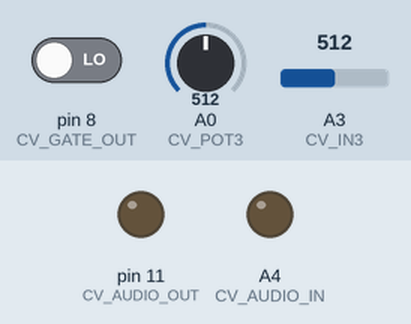
Bench run of a sketch on a simulated Arduino Uno, built with avr-gcc and run on an emulated ATmega328P. On the bench: output pins drawn as LEDs (lit = HIGH). The inputs (shaded band) are chosen by the test bench; at power-on: A3 (CV_IN3) = 512, pin 8 (CV_GATE_OUT) LOW, A0 (CV_POT3) = 512.

Above: at 1.2 s.
1.3 s: A3 (CV_IN3) set to 582
2.8 s: A3 (CV_IN3) set to 610
At 3.2 s:
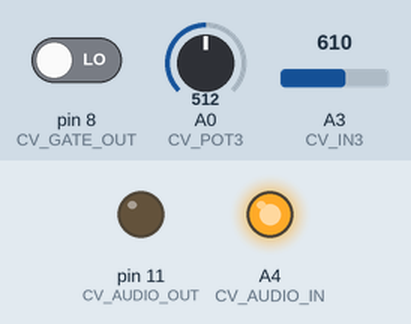
4.3 s: pin 8 (CV_GATE_OUT) driven HIGH
At 5.5 s:
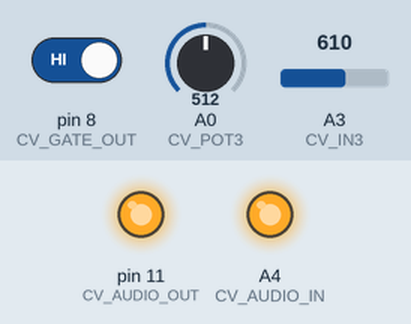
5.8 s: A3 (CV_IN3) set to 418
7.3 s: A3 (CV_IN3) set to 387
At 7.8 s:
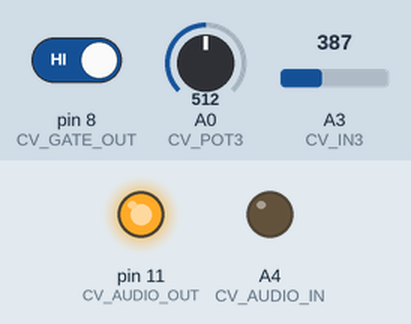
8.8 s: A3 (CV_IN3) set to 716
At 10.1 s:
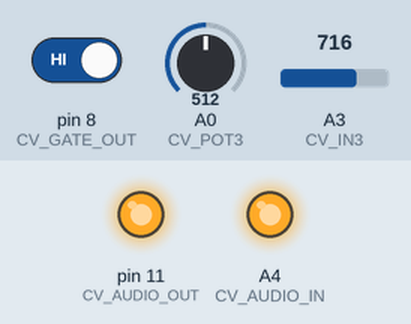
Timing chart, 0 to 11.3 s (numbered marks = the images above; inputs shaded):
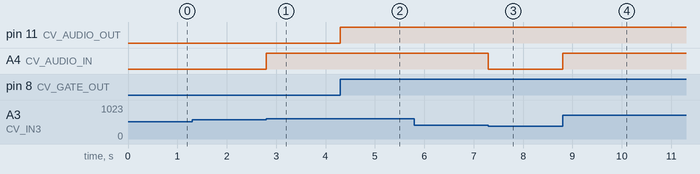

Measured:
- the behaviour switches between 600 and 601 on A3 (CV_IN3) (found by bisection; images 0 and 1)
- the behaviour switches between 400 and 399 on A3 (CV_IN3) (found by bisection; images 2 and 3)
- after the input at 1.3 s, every drawn part: stays the same
- after the input at 2.8 s, A4 (CV_AUDIO_IN): LOW → HIGH at once
- after the input at 4.3 s, pin 11 (CV_AUDIO_OUT): LOW → HIGH at once
- after the input at 5.8 s, every drawn part: stays the same
- after the input at 7.3 s, A4 (CV_AUDIO_IN): HIGH → LOW at once
- after the input at 8.8 s, A4 (CV_AUDIO_IN): LOW → HIGH at once

The sketch:

respite.ino
```cpp
// (licence header left out)
/// RESPITE
///
/// Respite delays a raised gate so that it occurs at least N milliseconds after the
/// gate was previously lowered.  It can do this for two independent digital signals.  You
/// can set the value of N up to about 35 milliseconds.
///
/// What is the purpose of this?
///
/// Respite fixes a bug in AE Modular's 2ENV module which is triggered especially by
/// incoming MIDI data.  If the 2ENV module has just received a lowered gate, it needs
/// to take a little break (a few milliseconds) before the next raised gate, or otherwise
/// it will completely ignore the raised gate.   This is a problem for MIDI data because
/// many MIDI groveboxes, such as the Polyend Tracker, by default play new notes IMMEDIATELY
/// after the previous note has completed, and so this new note will not trigger the 2ENV.
///
/// SET GRAINS TO GRAINS MODE.  (If you want MOZZI mode, change CV_AUDIO_OUT to 9)
///
/// NOTE: we'd be able to do this for three signals, but IN1 and IN2 have large capacitors
/// on them and are too slow to respond.  So they're out.

/// CONFIGURATION
///
/// IN 1            UNUSED
/// IN 2            UNUSED
/// IN 3            Input 2
/// AUDIO IN (A)    Output 2
/// AUDIO OUT       Output 1
/// DIGITAL OUT (D) Input 1
///
/// POT 1           UNUSED
/// POT 2           UNUSED
/// POT 3           Degree of Delay.  Tune this to get the envelope working properly.


////////// PINOUTS

#define CV_POT_IN1    A2
#define CV_POT_IN2    A1
#define CV_POT3       A0  // Delay Amount
#define CV_IN3        A3  // Input 2
#define CV_AUDIO_IN   A4  // Output 2
#define CV_AUDIO_OUT  11  // Output 1
#define CV_GATE_OUT   8   // Input 1
#define RANDOM_PIN    A5

void setup()
    {
    pinMode(CV_AUDIO_IN, OUTPUT);
    pinMode(CV_AUDIO_OUT, OUTPUT);
    pinMode(CV_GATE_OUT, INPUT);
    }

uint8_t _delay;					// how many loop iterations we should wait after a gate is lowered

// Current gate state (low/high)
uint8_t gate1 = 0;
uint8_t gate2 = 0;

// Current gate countdown counter
uint8_t gateCounter1 = 0;
uint8_t gateCounter2 = 0;

// Should we go high when the counter runs out?
uint8_t goHi1 = 0;
uint8_t goHi2 = 0;

// Thresholds for high/low
#define HIGH 600
#define LOW 400

void loop()
    {
    // Decrease Gate counter 1 and go hi if needed
    if (gateCounter1 > 0)
    	{
    	if (gateCounter1 == 1 && goHi1)
    		{
			digitalWrite(CV_AUDIO_OUT, 0);
   			gate1 = 0;
			goHi1 = 0;
    		}
    	gateCounter1--;
    	}

    // Decrease Gate counter 2 and go hi if needed
    if (gateCounter2 > 0)
    	{
    	if (gateCounter2 == 1 && goHi2)
    		{
			digitalWrite(CV_AUDIO_IN, 0);
   			gate2 = 0;
			goHi2 = 0;
    		}
    	gateCounter2--;
    	}

    // Read inputs
    // An analog read can be done 9615 times a sec, so four of them can be done 2404 times a sec.
    // Maybe we could do this faster but it's probably okay...
    uint16_t in1 = digitalRead(CV_GATE_OUT);
    uint16_t in2 = analogRead(CV_IN3);
   	_delay = analogRead(CV_POT3) >> 2;


   	/// Test for Gate 1
   	if (gate1 && !in1) // (in1 < LOW))	// we went low
   		{
   		digitalWrite(CV_AUDIO_OUT, 0);
   		gate1 = 0;
   		goHi1 = 0;
   		gateCounter1 = _delay;
   		}
   	else if (!gate1 && in1) // (in1 > HIGH))	// we went high
   		{
   		if (gateCounter1 > 0) goHi1 = 1;
   		else
   			{
   			digitalWrite(CV_AUDIO_OUT, 1);
   			gate1 = 1;
   			goHi1 = 0;
   			}
   		}


   	/// Test for Gate 2
   	if (gate2 && (in2 < LOW))	// we went low
   		{
   		digitalWrite(CV_AUDIO_IN, 0);
   		gate2 = 0;
   		goHi2 = 0;
   		gateCounter2 = _delay;
   		}
   	else if (!gate2 && (in2 > HIGH))	// we went high
   		{
   		if (gateCounter2 > 0) goHi2 = 1;
   		else
   			{
   			digitalWrite(CV_AUDIO_IN, 1);
   			gate2 = 1;
   			goHi2 = 0;
   			}
   		}
 }
```
